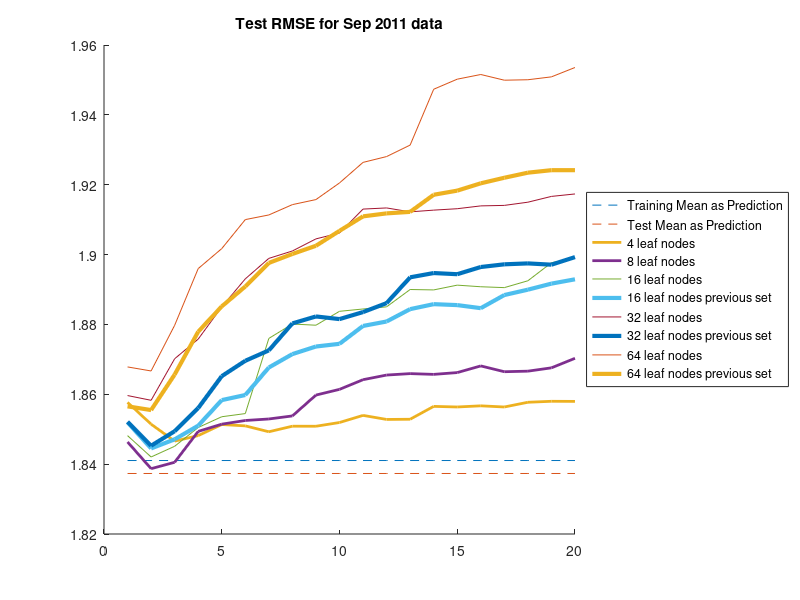
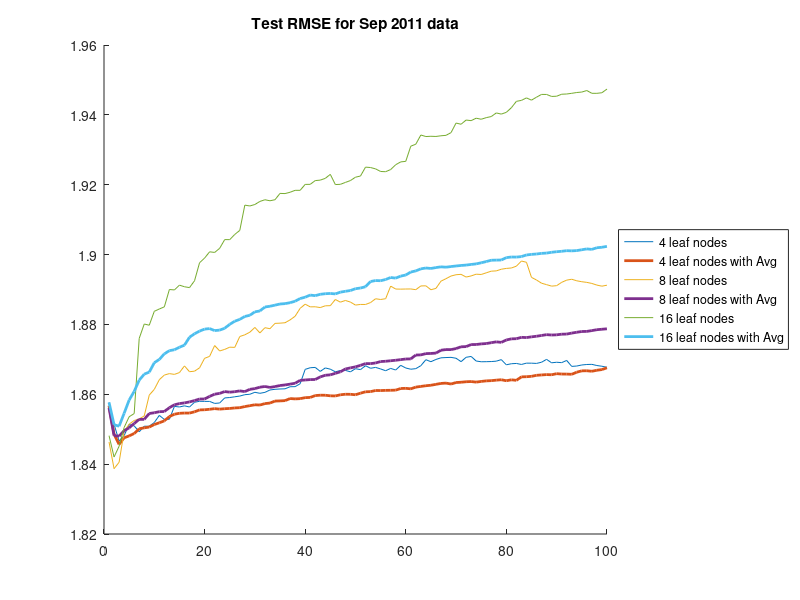
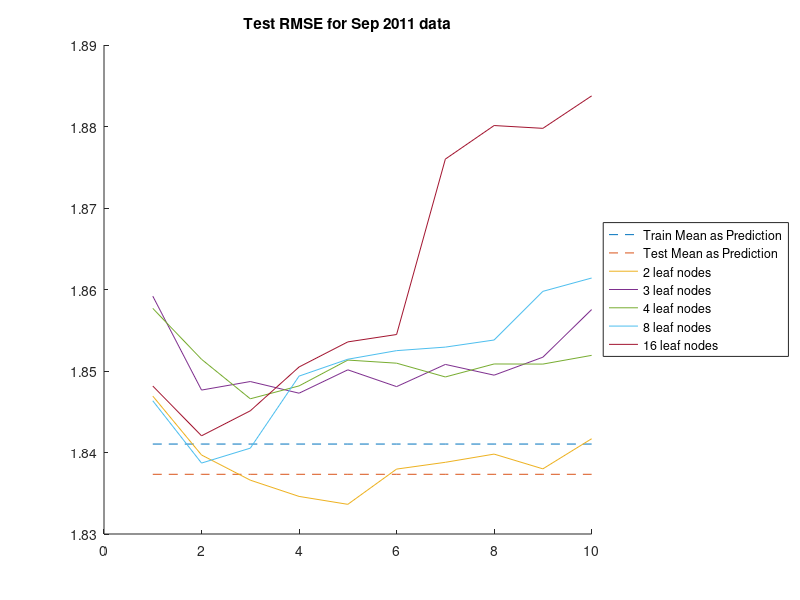

The MATLAB source for these figures, in order: (Note: this script raises an error after producing the figures.)

J4data = load('rmseValidationSep2011_J4rf9.mat');
J8data = load('rmseValidationSep2011_J8rf9.mat');
J16data = load('rmseValidationSep2011_J16rf9.mat');
J32data = load('rmseValidationSep2011_J32rf9.mat');
J64data = load('rmseValidationSep2011_J64rf9.mat');

J16dataOther = load('rmseValidationSep2011_J16rf8_other.mat');
J32dataOther = load('rmseValidationSep2011_J32rf8_other.mat');
J64dataOther = load('rmseValidationSep2011_J64rf8_other.mat');

load('baselineResults.mat');
load('baselineResults2.mat');

indsToSee = 1:20;
baseline = ones(size(indsToSee)).*rmseBaselineMeanYtrain;
baseline2 = ones(size(indsToSee)).*stdData;

figure
hold on
plot(baseline,'--');
plot(baseline2,'--');
plot(J4data.rmseTestVals(indsToSee),'LineWidth',2);
plot(J8data.rmseTestVals(indsToSee),'LineWidth',2);
plot(J16data.rmseTestVals(indsToSee));
plot(J16dataOther.rmseTestVals(indsToSee),'LineWidth',3);
plot(J32data.rmseTestVals(indsToSee));
plot(J32dataOther.rmseTestVals(indsToSee),'LineWidth',3);
plot(J64data.rmseTestVals(indsToSee));
plot(J64dataOther.rmseTestVals(indsToSee),'LineWidth',3);

legend('Training Mean as Prediction','Test Mean as Prediction',...
    '4 leaf nodes',...
    '8 leaf nodes',...
    '16 leaf nodes',...
    '16 leaf nodes previous set',...
    '32 leaf nodes',...
    '32 leaf nodes previous set',...
    '64 leaf nodes',...
    '64 leaf nodes previous set',...
    'Location','eastoutside');

title('Test RMSE for Sep 2011 data');
hold off
%%

J4dataAvg = load('rmseTestSep2011Averaged_J4rf9.mat');
J8dataAvg = load('rmseTestSep2011Averaged_J8rf9.mat');
J4data = load('rmseValidationSep2011_J4rf9.mat');
J8data = load('rmseValidationSep2011_J8rf9.mat');
J16data = load('rmseValidationSep2011_J16rf9.mat');
J16dataAvg = load('rmseTestSep2011Averaged_J16rf9.mat');

indsToSee = 1:100;
figure
hold on
plot(J4data.rmseTestVals(indsToSee));
plot(J4dataAvg.rmseTestVals(indsToSee),'LineWidth',2);
plot(J8data.rmseTestVals(indsToSee));
plot(J8dataAvg.rmseTestVals(indsToSee),'LineWidth',2);
plot(J16data.rmseTestVals(indsToSee));
plot(J16dataAvg.rmseTestVals(indsToSee),'LineWidth',2);
legend('4 leaf nodes','4 leaf nodes with Avg',...
    '8 leaf nodes','8 leaf nodes with Avg',...
    '16 leaf nodes','16 leaf nodes with Avg',...
    'Location','eastoutside');

title('Test RMSE for Sep 2011 data');
hold off
%%

J2data = load('rmseValidationSep2011_J2rf5.mat');
J3data = load('rmseValidationSep2011_J3rf5.mat');
J4data = load('rmseValidationSep2011_J4rf9.mat');
J8data = load('rmseValidationSep2011_J8rf9.mat');
J16data = load('rmseValidationSep2011_J16rf9.mat');

indsToSee = 1:10;
load('baselineResults.mat');
load('baselineResults2.mat');

baseline = ones(size(indsToSee)).*rmseBaselineMeanYtrain;
baseline2 = ones(size(indsToSee)).*stdData;
figure
hold on
plot(baseline,'--');
plot(baseline2,'--');
plot(J2data.rmseTestVals(indsToSee));
plot(J3data.rmseTestVals(indsToSee));
plot(J4data.rmseTestVals(indsToSee));
plot(J8data.rmseTestVals(indsToSee));
plot(J16data.rmseTestVals(indsToSee));
legend('Train Mean as Prediction','Test Mean as Prediction',...
    '2 leaf nodes','3 leaf nodes','4 leaf nodes',...
    '8 leaf nodes','16 leaf nodes',...
    'Location','eastoutside');

title('Test RMSE for Sep 2011 data');
hold off
%%

J4data = load('rmseValidationSep2011_J4rf9.mat');
J8data = load('rmseValidationSep2011_J8rf9.mat');
J4dataAvg = load('rmseTestSep2011Averaged_J4rf9.mat');
J4dataAvg2 = load('rmseTestSep2011Averaged_J4rf5.mat');
J8dataAvg = load('rmseTestSep2011Averaged_J8rf9.mat');
J8dataAvg2 = load('rmseTestSep2011Averaged_J8rf5.mat');

indsToSee = 1:10;
figure
hold on
plot(J4data.rmseTestVals(indsToSee));
plot(J8data.rmseTestVals(indsToSee));
plot(J4dataAvg.rmseTestVals(indsToSee),'LineWidth',2);
plot(J4dataAvg2.rmseTestVals(indsToSee),'LineWidth',3);
plot(J8dataAvg.rmseTestVals(indsToSee),'LineWidth',2);
plot(J8dataAvg2.rmseTestVals(indsToSee),'LineWidth',3);
legend('4 leaf','8 leaf',...
    '4 leaf, avg','4 leaf, avg 2',...
    '8 leaf, avg','8 leaf, avg 2',...
    'Location','eastoutside');

title('Test RMSE for Sep 2011 data');
hold off


%%

J4dataAvg = load('rmseTestSep2011Averaged_J4rf9.mat');
J4dataAvg2 = load('rmseTestSep2011Averaged_J4rf5.mat');
J8dataAvg = load('rmseTestSep2011Averaged_J8rf9.mat');
J8dataAvg2 = load('rmseTestSep2011Averaged_J8rf5.mat');
%J4data = load('rmseValidationSep2011_J4rf9.mat');
%J8data = load('rmseValidationSep2011_J8rf9.mat');
%J16data = load('rmseValidationSep2011_J16rf9.mat');
%J16dataAvg = load('rmseTestSep2011Averaged_J16rf9.mat');

J2data = load('rmseValidationSep2011_J2rf5.mat');
J2dataAvg = load('rmseTestSep2011Averaged_J2rf5.mat');
J3data = load('rmseValidationSep2011_J3rf5.mat');
J3dataAvg = load('rmseTestSep2011Averaged_J3rf5.mat');

indsToSee = 1:100;
figure
hold on
plot(J2data.rmseTestVals(indsToSee));
plot(J2dataAvg.rmseTestVals(indsToSee),'LineWidth',2);
plot(J3data.rmseTestVals(indsToSee));
plot(J3dataAvg.rmseTestVals(indsToSee),'LineWidth',2);
plot(J4dataAvg.rmseTestVals(indsToSee));
plot(J4dataAvg2.rmseTestVals(indsToSee));
plot(J8dataAvg.rmseTestVals(indsToSee));
plot(J8dataAvg2.rmseTestVals(indsToSee));
legend('2 leaf nodes','2 leaf nodes avg','3 leaf nodes','3 leaf nodes avg',...
    '4 leaf, avg','4 leaf, avg 2','8 leaf, avg','8 leaf, avg 2',...
    'Location','eastoutside');

title('Test RMSE for Sep 2011 data');
hold off

%%

J4dataAvg = load('rmseTestSep2011Averaged_J4rf9.mat');
J4dataAvg2 = load('rmseTestSep2011Averaged_J4rf5.mat');
J8dataAvg = load('rmseTestSep2011Averaged_J8rf9.mat');
J8dataAvg2 = load('rmseTestSep2011Averaged_J8rf5.mat');
%J4data = load('rmseValidationSep2011_J4rf9.mat');
%J8data = load('rmseValidationSep2011_J8rf9.mat');
%J16data = load('rmseValidationSep2011_J16rf9.mat');
%J16dataAvg = load('rmseTestSep2011Averaged_J16rf9.mat');

J2data = load('rmseValidationSep2011_J2rf5.mat');
J2dataAvg = load('rmseTestSep2011Averaged_J2rf5.mat');
J3data = load('rmseValidationSep2011_J3rf5.mat');
J3dataAvg = load('rmseTestSep2011Averaged_J3rf5.mat');

load('baselineResults2.mat');

indsToSee = 1:20;
baseline = ones(size(indsToSee)).*rmseBaselineMeanYtrain;
figure
hold on
plot(baseline,'r--');
plot(J2dataAvg.rmseTestVals(indsToSee),'LineWidth',2);
plot(J3dataAvg.rmseTestVals(indsToSee),'LineWidth',2);

plot(J4dataAvg.rmseTestVals(indsToSee),'r-');
plot(J4dataAvg2.rmseTestVals(indsToSee),'b-');
plot(J8dataAvg.rmseTestVals(indsToSee),'k-');
plot(J8dataAvg2.rmseTestVals(indsToSee),'g-');
%legend('baseline','4 leaf, avg','4 leaf, avg 2','8 leaf, avg','8 leaf, avg 2',...
%    'Location','eastoutside');
legend('baseline','2 leaf nodes avg','3 leaf nodes avg',...
    '4 leaf, avg','4 leaf, avg 2','8 leaf, avg','8 leaf, avg 2',...
    'Location','eastoutside');

title('Test RMSE for Sep 2011 data');
hold off

%%


J4dataAvg = load('rmseTestSep2011Averaged_J4rf9.mat');
J4dataAvg2 = load('rmseTestSep2011Averaged_J4rf5.mat');
J8dataAvg = load('rmseTestSep2011Averaged_J8rf9.mat');
J8dataAvg2 = load('rmseTestSep2011Averaged_J8rf5.mat');

J2data = load('rmseValidationSep2011_J2rf5.mat');
J2dataAvg = load('rmseTestSep2011Averaged_J2rf5.mat');
J3data = load('rmseValidationSep2011_J3rf5.mat');
J3dataAvg = load('rmseTestSep2011Averaged_J3rf5.mat');

load('baselineResults.mat');
load('baselineResults2.mat');

indsToSee = 1:10;
baseline = ones(size(indsToSee)).*rmseBaselineMeanYtrain;
baseline2 = ones(size(indsToSee)).*stdData;
figure
hold on
plot(baseline,'--');
plot(baseline2,'--');
plot(J2data.rmseTestVals(indsToSee));
plot(J2dataAvg.rmseTestVals(indsToSee),'LineWidth',2);
plot(J3data.rmseTestVals(indsToSee));
plot(J3dataAvg.rmseTestVals(indsToSee),'LineWidth',2);
%plot(J4data.rmseTestVals(indsToSee));
%plot(J4dataAvg.rmseTestVals(indsToSee),'LineWidth',2);
%plot(J8data.rmseTestVals(indsToSee));
%plot(J8dataAvg.rmseTestVals(indsToSee),'LineWidth',2);
legend('Training Mean as Prediction','Test Mean as Prediction',...
    '2 leaf nodes',...
    '2 leaf nodes after averaging',...
    '3 leaf nodes','3 leaf nodes after averaging',...
    'Location','eastoutside');

title('Test RMSE for Sep 2011 data');
hold off